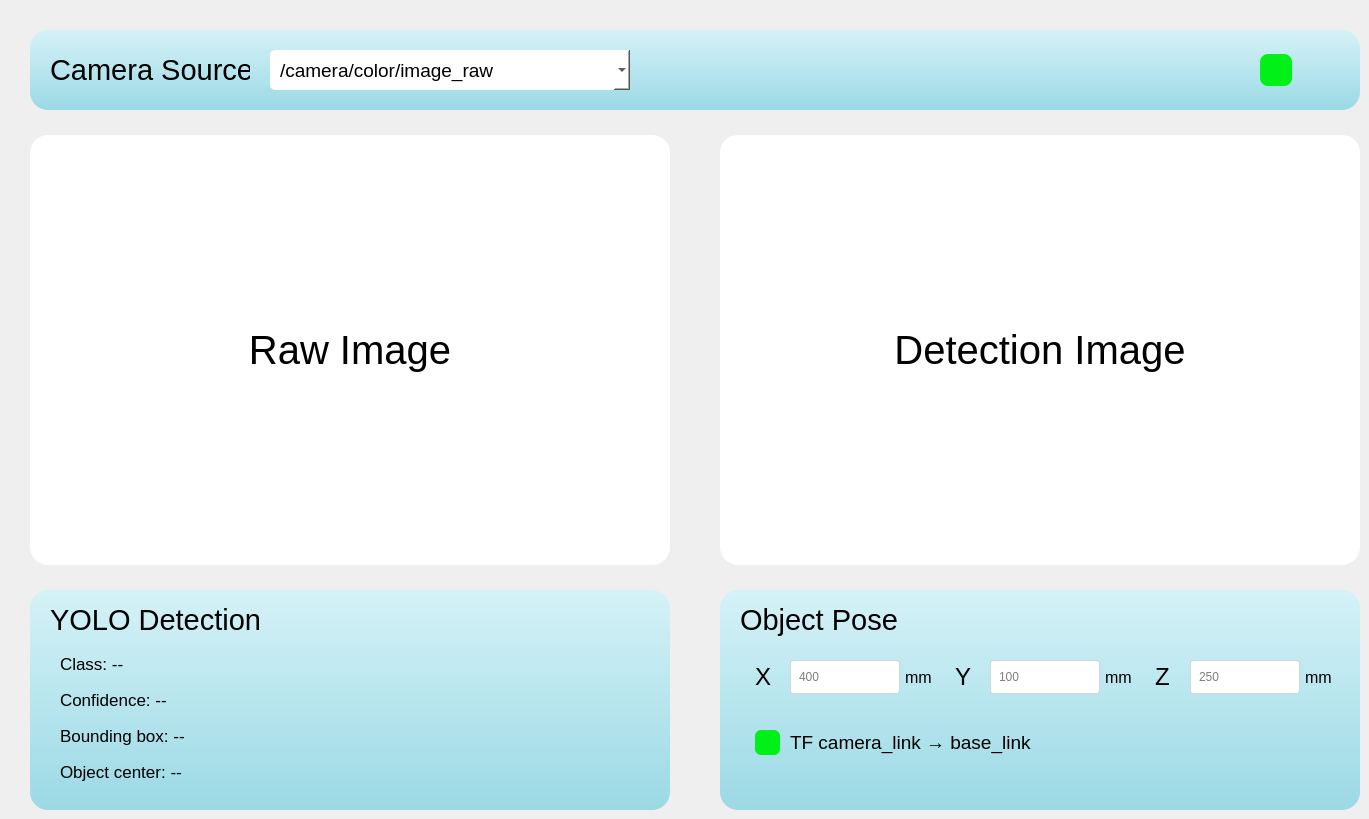
    <widget class="QWidget" name="pageVision">
     <property name="styleSheet">
      <string>QWidget#pageVision { background: qlineargradient(x1:0,y1:0,x2:0,y2:1, stop:0 #78b2d9, stop:1 #253d56); }</string>
     </property>
     <widget class="QFrame" name="CameraSourceGroup">
      <property name="geometry">
       <rect>
        <x>30</x>
        <y>30</y>
        <width>1330</width>
        <height>80</height>
       </rect>
      </property>
      <property name="styleSheet">
       <string>background: qlineargradient(x1:0,y1:0,x2:0,y2:1, stop:0 #d5f2f7, stop:1 #9bd9e5); border-radius:18px;</string>
      </property>
      <widget class="QLabel" name="lblCameraSource">
       <property name="geometry">
        <rect>
         <x>20</x>
         <y>0</y>
         <width>200</width>
         <height>80</height>
        </rect>
       </property>
       <property name="font">
        <font>
         <family>Arial</family>
         <pointsize>22</pointsize>
        </font>
       </property>
       <property name="styleSheet">
        <string>color:black; background:transparent; border:0px;</string>
       </property>
       <property name="text">
        <string>Camera Source</string>
       </property>
      </widget>
      <widget class="QComboBox" name="cbImageTopic">
       <property name="geometry">
        <rect>
         <x>240</x>
         <y>20</y>
         <width>360</width>
         <height>40</height>
        </rect>
       </property>
       <property name="styleSheet">
        <string>QComboBox{background:white; border-radius:5px; padding-left:10px; font: 14pt Arial;}</string>
       </property>
       <item>
        <property name="text">
         <string>/camera/color/image_raw</string>
        </property>
       </item>
       <item>
        <property name="text">
         <string>/yolo/image</string>
        </property>
       </item>
       <item>
        <property name="text">
         <string>/camera/depth/image_raw</string>
        </property>
       </item>
      </widget>
      <widget class="QLabel" name="ledCameraStatus">
       <property name="geometry">
        <rect>
         <x>1230</x>
         <y>24</y>
         <width>32</width>
         <height>32</height>
        </rect>
       </property>
       <property name="styleSheet">
        <string>background:#00f018; border-radius:8px;</string>
       </property>
       <property name="text">
        <string/>
       </property>
      </widget>
     </widget>
     <widget class="QFrame" name="RawImageViewArea">
      <property name="geometry">
       <rect>
        <x>30</x>
        <y>135</y>
        <width>640</width>
        <height>430</height>
       </rect>
      </property>
      <property name="styleSheet">
       <string>background:white; border-radius:18px; border:0px solid #ffffff;</string>
      </property>
      <widget class="QLabel" name="rawImageView">
       <property name="geometry">
        <rect>
         <x>0</x>
         <y>0</y>
         <width>640</width>
         <height>430</height>
        </rect>
       </property>
       <property name="font">
        <font>
         <family>Arial</family>
         <pointsize>30</pointsize>
        </font>
       </property>
       <property name="styleSheet">
        <string>background:transparent; color:black;</string>
       </property>
       <property name="text">
        <string>Raw Image</string>
       </property>
       <property name="alignment">
        <set>Qt::AlignCenter</set>
       </property>
      </widget>
     </widget>
     <widget class="QFrame" name="DetectionImageViewArea">
      <property name="geometry">
       <rect>
        <x>720</x>
        <y>135</y>
        <width>640</width>
        <height>430</height>
       </rect>
      </property>
      <property name="styleSheet">
       <string>background:white; border-radius:18px; border:0px solid #ffffff;</string>
      </property>
      <widget class="QLabel" name="detectionImageView">
       <property name="geometry">
        <rect>
         <x>0</x>
         <y>0</y>
         <width>640</width>
         <height>430</height>
        </rect>
       </property>
       <property name="font">
        <font>
         <family>Arial</family>
         <pointsize>30</pointsize>
        </font>
       </property>
       <property name="styleSheet">
        <string>background:transparent; color:black;</string>
       </property>
       <property name="text">
        <string>Detection Image</string>
       </property>
       <property name="alignment">
        <set>Qt::AlignCenter</set>
       </property>
      </widget>
     </widget>
     <widget class="QFrame" name="YoloDetectionGroup">
      <property name="geometry">
       <rect>
        <x>30</x>
        <y>590</y>
        <width>640</width>
        <height>220</height>
       </rect>
      </property>
      <property name="styleSheet">
       <string>background: qlineargradient(x1:0,y1:0,x2:0,y2:1, stop:0 #d5f2f7, stop:1 #9bd9e5); border-radius:18px;</string>
      </property>
      <widget class="QLabel" name="lblYoloTitle">
       <property name="geometry">
        <rect>
         <x>20</x>
         <y>10</y>
         <width>300</width>
         <height>40</height>
        </rect>
       </property>
       <property name="font">
        <font>
         <family>Arial</family>
         <pointsize>22</pointsize>
        </font>
       </property>
       <property name="styleSheet">
        <string>color:black; background:transparent; border:0px;</string>
       </property>
       <property name="text">
        <string>YOLO Detection</string>
       </property>
      </widget>
      <widget class="QLabel" name="lblObjectClass">
       <property name="geometry">
        <rect>
         <x>30</x>
         <y>60</y>
         <width>580</width>
         <height>28</height>
        </rect>
       </property>
       <property name="font">
        <font>
         <family>Arial</family>
         <pointsize>13</pointsize>
        </font>
       </property>
       <property name="styleSheet">
        <string>color:black; background:transparent; border:0px;</string>
       </property>
       <property name="text">
        <string>Class: --</string>
       </property>
      </widget>
      <widget class="QLabel" name="lblConfidence">
       <property name="geometry">
        <rect>
         <x>30</x>
         <y>96</y>
         <width>580</width>
         <height>28</height>
        </rect>
       </property>
       <property name="font">
        <font>
         <family>Arial</family>
         <pointsize>13</pointsize>
        </font>
       </property>
       <property name="styleSheet">
        <string>color:black; background:transparent; border:0px;</string>
       </property>
       <property name="text">
        <string>Confidence: --</string>
       </property>
      </widget>
      <widget class="QLabel" name="lblBoundingBox">
       <property name="geometry">
        <rect>
         <x>30</x>
         <y>132</y>
         <width>580</width>
         <height>28</height>
        </rect>
       </property>
       <property name="font">
        <font>
         <family>Arial</family>
         <pointsize>13</pointsize>
        </font>
       </property>
       <property name="styleSheet">
        <string>color:black; background:transparent; border:0px;</string>
       </property>
       <property name="text">
        <string>Bounding box: --</string>
       </property>
      </widget>
      <widget class="QLabel" name="lblObjectCenter">
       <property name="geometry">
        <rect>
         <x>30</x>
         <y>168</y>
         <width>580</width>
         <height>28</height>
        </rect>
       </property>
       <property name="font">
        <font>
         <family>Arial</family>
         <pointsize>13</pointsize>
        </font>
       </property>
       <property name="styleSheet">
        <string>color:black; background:transparent; border:0px;</string>
       </property>
       <property name="text">
        <string>Object center: --</string>
       </property>
      </widget>
     </widget>
     <widget class="QFrame" name="ObjectPoseGroup">
      <property name="geometry">
       <rect>
        <x>720</x>
        <y>590</y>
        <width>640</width>
        <height>220</height>
       </rect>
      </property>
      <property name="styleSheet">
       <string>background: qlineargradient(x1:0,y1:0,x2:0,y2:1, stop:0 #d5f2f7, stop:1 #9bd9e5); border-radius:18px;</string>
      </property>
      <widget class="QLabel" name="lblObjectPoseTitle">
       <property name="geometry">
        <rect>
         <x>20</x>
         <y>10</y>
         <width>300</width>
         <height>40</height>
        </rect>
       </property>
       <property name="font">
        <font>
         <family>Arial</family>
         <pointsize>22</pointsize>
        </font>
       </property>
       <property name="styleSheet">
        <string>color:black; background:transparent; border:0px;</string>
       </property>
       <property name="text">
        <string>Object Pose</string>
       </property>
      </widget>
      <widget class="QLabel" name="txtObjectX_label">
       <property name="geometry">
        <rect>
         <x>35</x>
         <y>70</y>
         <width>35</width>
         <height>34</height>
        </rect>
       </property>
       <property name="font">
        <font>
         <family>Arial</family>
         <pointsize>18</pointsize>
        </font>
       </property>
       <property name="styleSheet">
        <string>color:black; background:transparent; border:0px;</string>
       </property>
       <property name="text">
        <string>X</string>
       </property>
      </widget>
      <widget class="QLineEdit" name="txtObjectX">
       <property name="geometry">
        <rect>
         <x>70</x>
         <y>70</y>
         <width>110</width>
         <height>34</height>
        </rect>
       </property>
       <property name="styleSheet">
        <string>QLineEdit { background:white; border-radius:3px; border:1px solid #cbd8e0; padding-left:6px; color:black;}</string>
       </property>
       <property name="placeholderText">
        <string>400</string>
       </property>
      </widget>
      <widget class="QLabel" name="lblObjectXUnit">
       <property name="geometry">
        <rect>
         <x>185</x>
         <y>70</y>
         <width>42</width>
         <height>34</height>
        </rect>
       </property>
       <property name="font">
        <font>
         <family>Arial</family>
         <pointsize>12</pointsize>
        </font>
       </property>
       <property name="styleSheet">
        <string>color:black; background:transparent; border:0px;</string>
       </property>
       <property name="text">
        <string>mm</string>
       </property>
      </widget>
      <widget class="QLabel" name="txtObjectY_label">
       <property name="geometry">
        <rect>
         <x>235</x>
         <y>70</y>
         <width>35</width>
         <height>34</height>
        </rect>
       </property>
       <property name="font">
        <font>
         <family>Arial</family>
         <pointsize>18</pointsize>
        </font>
       </property>
       <property name="styleSheet">
        <string>color:black; background:transparent; border:0px;</string>
       </property>
       <property name="text">
        <string>Y</string>
       </property>
      </widget>
      <widget class="QLineEdit" name="txtObjectY">
       <property name="geometry">
        <rect>
         <x>270</x>
         <y>70</y>
         <width>110</width>
         <height>34</height>
        </rect>
       </property>
       <property name="styleSheet">
        <string>QLineEdit { background:white; border-radius:3px; border:1px solid #cbd8e0; padding-left:6px; color:black;}</string>
       </property>
       <property name="placeholderText">
        <string>100</string>
       </property>
      </widget>
      <widget class="QLabel" name="lblObjectYUnit">
       <property name="geometry">
        <rect>
         <x>385</x>
         <y>70</y>
         <width>42</width>
         <height>34</height>
        </rect>
       </property>
       <property name="font">
        <font>
         <family>Arial</family>
         <pointsize>12</pointsize>
        </font>
       </property>
       <property name="styleSheet">
        <string>color:black; background:transparent; border:0px;</string>
       </property>
       <property name="text">
        <string>mm</string>
       </property>
      </widget>
      <widget class="QLabel" name="txtObjectZ_label">
       <property name="geometry">
        <rect>
         <x>435</x>
         <y>70</y>
         <width>35</width>
         <height>34</height>
        </rect>
       </property>
       <property name="font">
        <font>
         <family>Arial</family>
         <pointsize>18</pointsize>
        </font>
       </property>
       <property name="styleSheet">
        <string>color:black; background:transparent; border:0px;</string>
       </property>
       <property name="text">
        <string>Z</string>
       </property>
      </widget>
      <widget class="QLineEdit" name="txtObjectZ">
       <property name="geometry">
        <rect>
         <x>470</x>
         <y>70</y>
         <width>110</width>
         <height>34</height>
        </rect>
       </property>
       <property name="styleSheet">
        <string>QLineEdit { background:white; border-radius:3px; border:1px solid #cbd8e0; padding-left:6px; color:black;}</string>
       </property>
       <property name="placeholderText">
        <string>250</string>
       </property>
      </widget>
      <widget class="QLabel" name="lblObjectZUnit">
       <property name="geometry">
        <rect>
         <x>585</x>
         <y>70</y>
         <width>42</width>
         <height>34</height>
        </rect>
       </property>
       <property name="font">
        <font>
         <family>Arial</family>
         <pointsize>12</pointsize>
        </font>
       </property>
       <property name="styleSheet">
        <string>color:black; background:transparent; border:0px;</string>
       </property>
       <property name="text">
        <string>mm</string>
       </property>
      </widget>
      <widget class="QLabel" name="ledTransformStatus">
       <property name="geometry">
        <rect>
         <x>35</x>
         <y>140</y>
         <width>25</width>
         <height>25</height>
        </rect>
       </property>
       <property name="styleSheet">
        <string>background:#00f018; border-radius:6px;</string>
       </property>
       <property name="text">
        <string/>
       </property>
      </widget>
      <widget class="QLabel" name="lblBaseLinkPose">
       <property name="geometry">
        <rect>
         <x>70</x>
         <y>135</y>
         <width>400</width>
         <height>35</height>
        </rect>
       </property>
       <property name="font">
        <font>
         <family>Arial</family>
         <pointsize>14</pointsize>
        </font>
       </property>
       <property name="styleSheet">
        <string>color:black; background:transparent; border:0px;</string>
       </property>
       <property name="text">
        <string>TF camera_link → base_link</string>
       </property>
      </widget>
     </widget>
    </widget>
